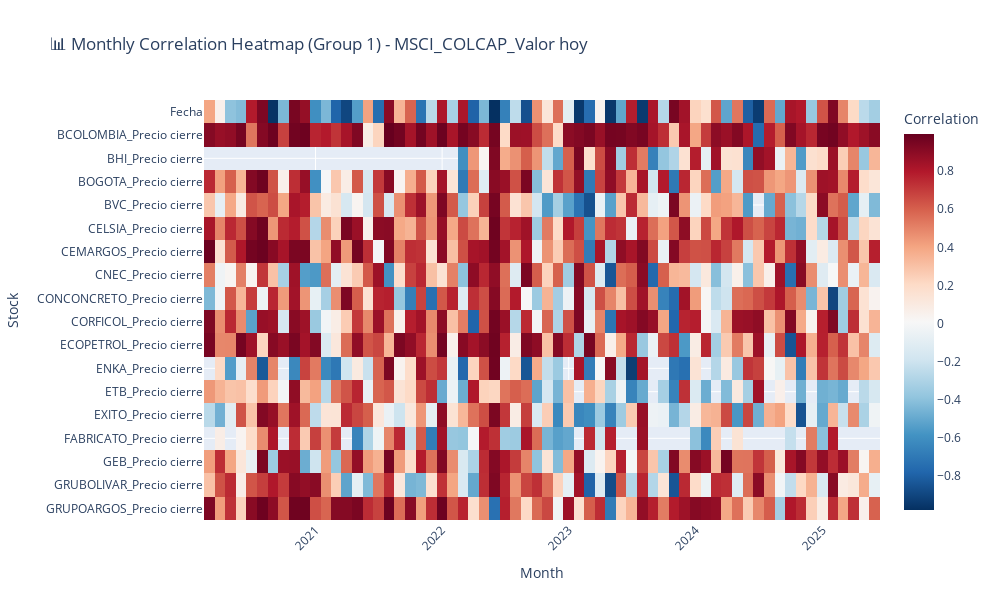
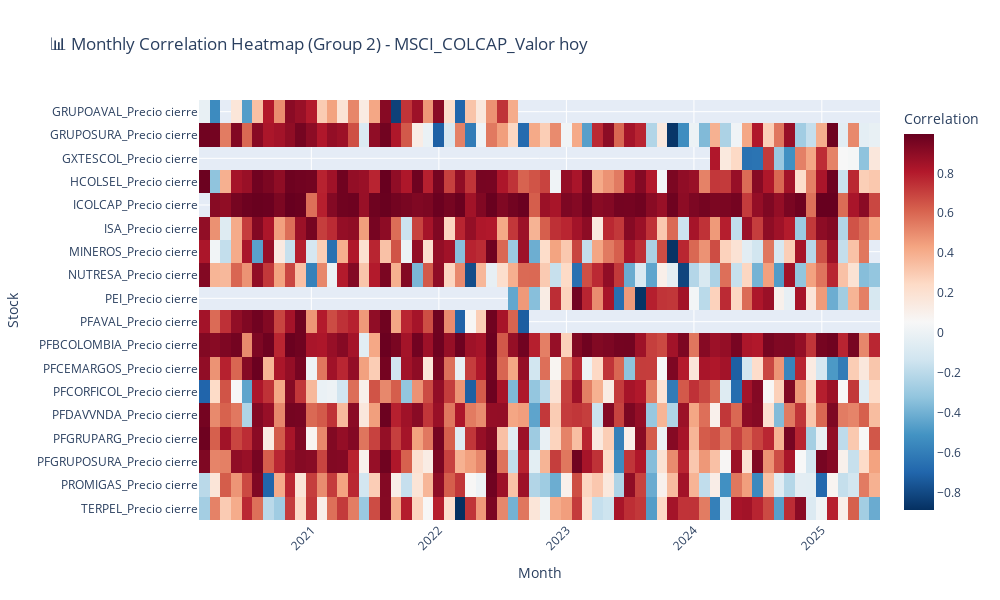

Notebook source saved alongside these figures, in order:
### Code cell
monthly_corr.index = monthly_corr.index.astype(str)
# 🔥 **Split into Two Groups**
stocks = list(monthly_corr.columns)
midpoint = len(stocks) // 2  # Divide into two equal parts

group1 = stocks[:midpoint]  # First half
group2 = stocks[midpoint:]  # Second half

# **Function to Create Heatmap**
def plot_heatmap(corr_data, group, title):
    fig = px.imshow(
        corr_data[group].T,  # Transpose for better view
        labels=dict(x="Month", y="Stock", color="Correlation"),
        title=title,
        color_continuous_scale="RdBu_r",
        aspect="auto",
    )

    fig.update_layout(
        autosize=False,
        width=1000,
        height=600,
        xaxis=dict(tickangle=-45),
    )

    fig.show()

# **Plot Heatmaps**
plot_heatmap(monthly_corr, group1, f"📊 Monthly Correlation Heatmap (Group 1) - {target_stock}")
plot_heatmap(monthly_corr, group2, f"📊 Monthly Correlation Heatmap (Group 2) - {target_stock}")

### Figure 1 — Plotly figure (JSON) as saved in the notebook; plotly's stock layout.template omitted (floating-point values rounded to 4 significant figures; data arrays with more than 128 entries replaced by an {"elided": "..."} marker saying what was removed)
{"data": [{"coloraxis": "coloraxis", "hovertemplate": "Month: %{x}<br>Stock: %{y}<br>Correlation: %{z}<extra></extra>", "name": "0", "type": "heatmap", "x": ["2020-03", "2020-04", "2020-05", "2020-06", "2020-07", "2020-08", "2020-09", "2020-10", "2020-11", "2020-12", "2021-01", "2021-02", "2021-03", "2021-04", "2021-05", "2021-06", "2021-07", "2021-08", "2021-09", "2021-10", "2021-11", "2021-12", "2022-01", "2022-02", "2022-03", "2022-04", "2022-05", "2022-06", "2022-07", "2022-08", "2022-09", "2022-10", "2022-11", "2022-12", "2023-01", "2023-02", "2023-03", "2023-04", "2023-05", "2023-06", "2023-07", "2023-08", "2023-09", "2023-10", "2023-11", "2023-12", "2024-01", "2024-02", "2024-03", "2024-04", "2024-05", "2024-06", "2024-07", "2024-08", "2024-09", "2024-10", "2024-11", "2024-12", "2025-01", "2025-02", "2025-03", "2025-04", "2025-05", "2025-06"], "xaxis": "x", "y": ["Fecha", "BCOLOMBIA_Precio cierre", "BHI_Precio cierre", "BOGOTA_Precio cierre", "BVC_Precio cierre", "CELSIA_Precio cierre", "CEMARGOS_Precio cierre", "CNEC_Precio cierre", "CONCONCRETO_Precio cierre", "CORFICOL_Precio cierre", "ECOPETROL_Precio cierre", "ENKA_Precio cierre", "ETB_Precio cierre", "EXITO_Precio cierre", "FABRICATO_Precio cierre", "GEB_Precio cierre", "GRUBOLIVAR_Precio cierre", "GRUPOARGOS_Precio cierre"], "yaxis": "y", "z": {"elided": "18x64 float values"}}], "layout": {"autosize": false, "coloraxis": {"colorbar": {"title": {"text": "Correlation"}}, "colorscale": [[0, "rgb(5,48,97)"], [0.1, "rgb(33,102,172)"], [0.2, "rgb(67,147,195)"], [0.3, "rgb(146,197,222)"], [0.4, "rgb(209,229,240)"], [0.5, "rgb(247,247,247)"], [0.6, "rgb(253,219,199)"], [0.7, "rgb(244,165,130)"], [0.8, "rgb(214,96,77)"], [0.9, "rgb(178,24,43)"], [1, "rgb(103,0,31)"]]}, "height": 600, "title": {"text": "📊 Monthly Correlation Heatmap (Group 1) - MSCI_COLCAP_Valor hoy"}, "width": 1000, "xaxis": {"anchor": "y", "domain": [0, 1], "tickangle": -45, "title": {"text": "Month"}}, "yaxis": {"anchor": "x", "autorange": "reversed", "domain": [0, 1], "title": {"text": "Stock"}}}}

### Figure 2 — Plotly figure (JSON) as saved in the notebook; plotly's stock layout.template omitted (floating-point values rounded to 4 significant figures; data arrays with more than 128 entries replaced by an {"elided": "..."} marker saying what was removed)
{"data": [{"coloraxis": "coloraxis", "hovertemplate": "Month: %{x}<br>Stock: %{y}<br>Correlation: %{z}<extra></extra>", "name": "0", "type": "heatmap", "x": ["2020-03", "2020-04", "2020-05", "2020-06", "2020-07", "2020-08", "2020-09", "2020-10", "2020-11", "2020-12", "2021-01", "2021-02", "2021-03", "2021-04", "2021-05", "2021-06", "2021-07", "2021-08", "2021-09", "2021-10", "2021-11", "2021-12", "2022-01", "2022-02", "2022-03", "2022-04", "2022-05", "2022-06", "2022-07", "2022-08", "2022-09", "2022-10", "2022-11", "2022-12", "2023-01", "2023-02", "2023-03", "2023-04", "2023-05", "2023-06", "2023-07", "2023-08", "2023-09", "2023-10", "2023-11", "2023-12", "2024-01", "2024-02", "2024-03", "2024-04", "2024-05", "2024-06", "2024-07", "2024-08", "2024-09", "2024-10", "2024-11", "2024-12", "2025-01", "2025-02", "2025-03", "2025-04", "2025-05", "2025-06"], "xaxis": "x", "y": ["GRUPOAVAL_Precio cierre", "GRUPOSURA_Precio cierre", "GXTESCOL_Precio cierre", "HCOLSEL_Precio cierre", "ICOLCAP_Precio cierre", "ISA_Precio cierre", "MINEROS_Precio cierre", "NUTRESA_Precio cierre", "PEI_Precio cierre", "PFAVAL_Precio cierre", "PFBCOLOMBIA_Precio cierre", "PFCEMARGOS_Precio cierre", "PFCORFICOL_Precio cierre", "PFDAVVNDA_Precio cierre", "PFGRUPARG_Precio cierre", "PFGRUPOSURA_Precio cierre", "PROMIGAS_Precio cierre", "TERPEL_Precio cierre"], "yaxis": "y", "z": {"elided": "18x64 float values"}}], "layout": {"autosize": false, "coloraxis": {"colorbar": {"title": {"text": "Correlation"}}, "colorscale": [[0, "rgb(5,48,97)"], [0.1, "rgb(33,102,172)"], [0.2, "rgb(67,147,195)"], [0.3, "rgb(146,197,222)"], [0.4, "rgb(209,229,240)"], [0.5, "rgb(247,247,247)"], [0.6, "rgb(253,219,199)"], [0.7, "rgb(244,165,130)"], [0.8, "rgb(214,96,77)"], [0.9, "rgb(178,24,43)"], [1, "rgb(103,0,31)"]]}, "height": 600, "title": {"text": "📊 Monthly Correlation Heatmap (Group 2) - MSCI_COLCAP_Valor hoy"}, "width": 1000, "xaxis": {"anchor": "y", "domain": [0, 1], "tickangle": -45, "title": {"text": "Month"}}, "yaxis": {"anchor": "x", "autorange": "reversed", "domain": [0, 1], "title": {"text": "Stock"}}}}
